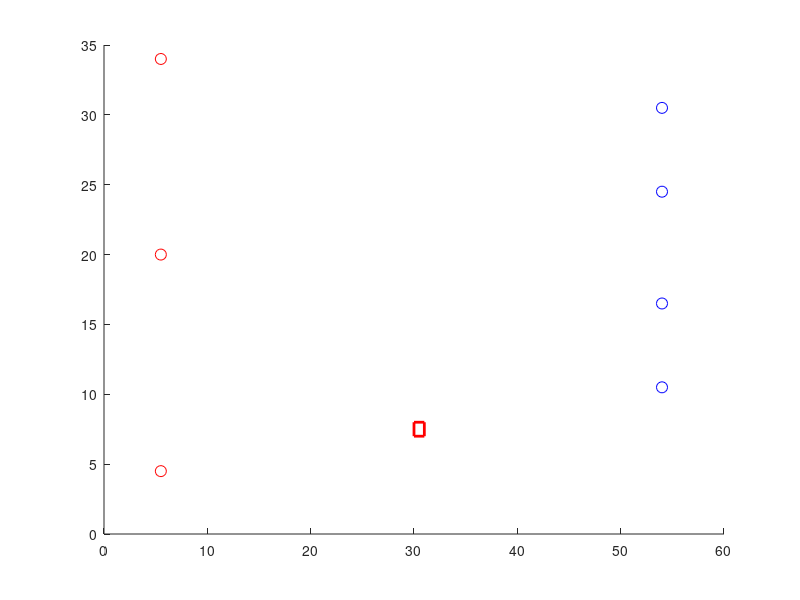

MATLAB code for this plot: (Note: this script raises an error after producing the figure.)
nadajnik1 = [5.5,4.5];
nadajnik2 = [5.5,20];
nadajnik3 = [5.5,34];
odbiornik1 = [54,10.5];
odbiornik2 = [54,16.5];
odbiornik3 = [54,24.5];
odbiornik4 = [54,30.5];
pomieszczenie = [0:0.5:60,0:0.5:40];
odleglosci = zeros([12,1]);
odleglosci(1,1) = sqrt((nadajnik1(1)-odbiornik1(1))^2+(nadajnik1(2)-odbiornik1(2))^2);
odleglosci(2,1) = sqrt((nadajnik1(1)-odbiornik2(1))^2+(nadajnik1(2)-odbiornik2(2))^2);
odleglosci(3,1) = sqrt((nadajnik1(1)-odbiornik3(1))^2+(nadajnik1(2)-odbiornik3(2))^2);
odleglosci(4,1) = sqrt((nadajnik1(1)-odbiornik4(1))^2+(nadajnik1(2)-odbiornik4(2))^2);
odleglosci(5,1) = sqrt((nadajnik2(1)-odbiornik1(1))^2+(nadajnik2(2)-odbiornik1(2))^2);
odleglosci(6,1) = sqrt((nadajnik2(1)-odbiornik2(1))^2+(nadajnik2(2)-odbiornik2(2))^2);
odleglosci(7,1) = sqrt((nadajnik2(1)-odbiornik3(1))^2+(nadajnik2(2)-odbiornik3(2))^2);
odleglosci(8,1) = sqrt((nadajnik2(1)-odbiornik4(1))^2+(nadajnik2(2)-odbiornik4(2))^2);
odleglosci(9,1) = sqrt((nadajnik3(1)-odbiornik1(1))^2+(nadajnik3(2)-odbiornik1(2))^2);
odleglosci(10,1) = sqrt((nadajnik3(1)-odbiornik2(1))^2+(nadajnik3(2)-odbiornik2(2))^2);
odleglosci(11,1) = sqrt((nadajnik3(1)-odbiornik3(1))^2+(nadajnik3(2)-odbiornik3(2))^2);
odleglosci(12,1) = sqrt((nadajnik3(1)-odbiornik4(1))^2+(nadajnik3(2)-odbiornik4(2))^2);
figure;
hold on;
sektor = [30,7];
rectangle('Position',[sektor(1),sektor(2),1,1],'EdgeColor','r','LineWidth',2);
plot(nadajnik1(1), nadajnik1(2), 'ro', 'MarkerSize', 8, 'DisplayName', 'Nadajnik');   
plot(nadajnik2(1), nadajnik2(2), 'ro', 'MarkerSize', 8, 'DisplayName', 'Nadajnik');
plot(nadajnik3(1), nadajnik3(2), 'ro', 'MarkerSize', 8, 'DisplayName', 'Nadajnik');

plot(odbiornik1(1), odbiornik1(2), 'bo', 'MarkerSize', 8, 'DisplayName', 'Odbiornik');
plot(odbiornik2(1), odbiornik2(2), 'bo', 'MarkerSize', 8, 'DisplayName', 'Odbiornik');
plot(odbiornik3(1), odbiornik3(2), 'bo', 'MarkerSize', 8, 'DisplayName', 'Odbiornik');
plot(odbiornik4(1), odbiornik4(2), 'bo', 'MarkerSize', 8, 'DisplayName', 'Odbiornik');

if(wektorsektor(nadajnik1(1),nadajnik1(2),odbiornik1(1),odbiornik1(2),sektor(1),sektor(2),1,1)<0)
    plot([nadajnik1(1), odbiornik1(1)], [nadajnik1(2), odbiornik1(2)], 'g--');
else
    plot([nadajnik1(1), odbiornik1(1)], [nadajnik1(2), odbiornik1(2)], 'y--');
    for i = 0:60
        for j = 0:40
            if(wektorsektor(nadajnik1(1),nadajnik1(2),odbiornik1(1),odbiornik1(2),i,j,1,1)<0)
                continue;
            else
                rectangle('Position',[i,j,1,1],'EdgeColor','r','LineWidth',2);
            end
        end
    end
end

plot([nadajnik1(1), odbiornik2(1)], [nadajnik1(2), odbiornik2(2)], 'g--');
plot([nadajnik1(1), odbiornik3(1)], [nadajnik1(2), odbiornik3(2)], 'g--');
plot([nadajnik1(1), odbiornik4(1)], [nadajnik1(2), odbiornik4(2)], 'g--');

plot([nadajnik2(1), odbiornik1(1)], [nadajnik2(2), odbiornik1(2)], 'g--');
plot([nadajnik2(1), odbiornik2(1)], [nadajnik2(2), odbiornik2(2)], 'g--');
plot([nadajnik2(1), odbiornik3(1)], [nadajnik2(2), odbiornik3(2)], 'g--');
plot([nadajnik2(1), odbiornik4(1)], [nadajnik2(2), odbiornik4(2)], 'g--');

plot([nadajnik3(1), odbiornik1(1)], [nadajnik3(2), odbiornik1(2)], 'g--');
plot([nadajnik3(1), odbiornik2(1)], [nadajnik3(2), odbiornik2(2)], 'g--');
plot([nadajnik3(1), odbiornik3(1)], [nadajnik3(2), odbiornik3(2)], 'g--');
plot([nadajnik3(1), odbiornik4(1)], [nadajnik3(2), odbiornik4(2)], 'g--');


grid on;
legend('Location', 'best');
title('Pomieszczenie z nadajnikami, odbiornikami oraz drogami propagacji');
xlabel('X [m]');
ylabel('Y [m]');
xlim([0, 60]);
ylim([0, 40]);
hold off;

% for i = 0:60
%     for j =0:40